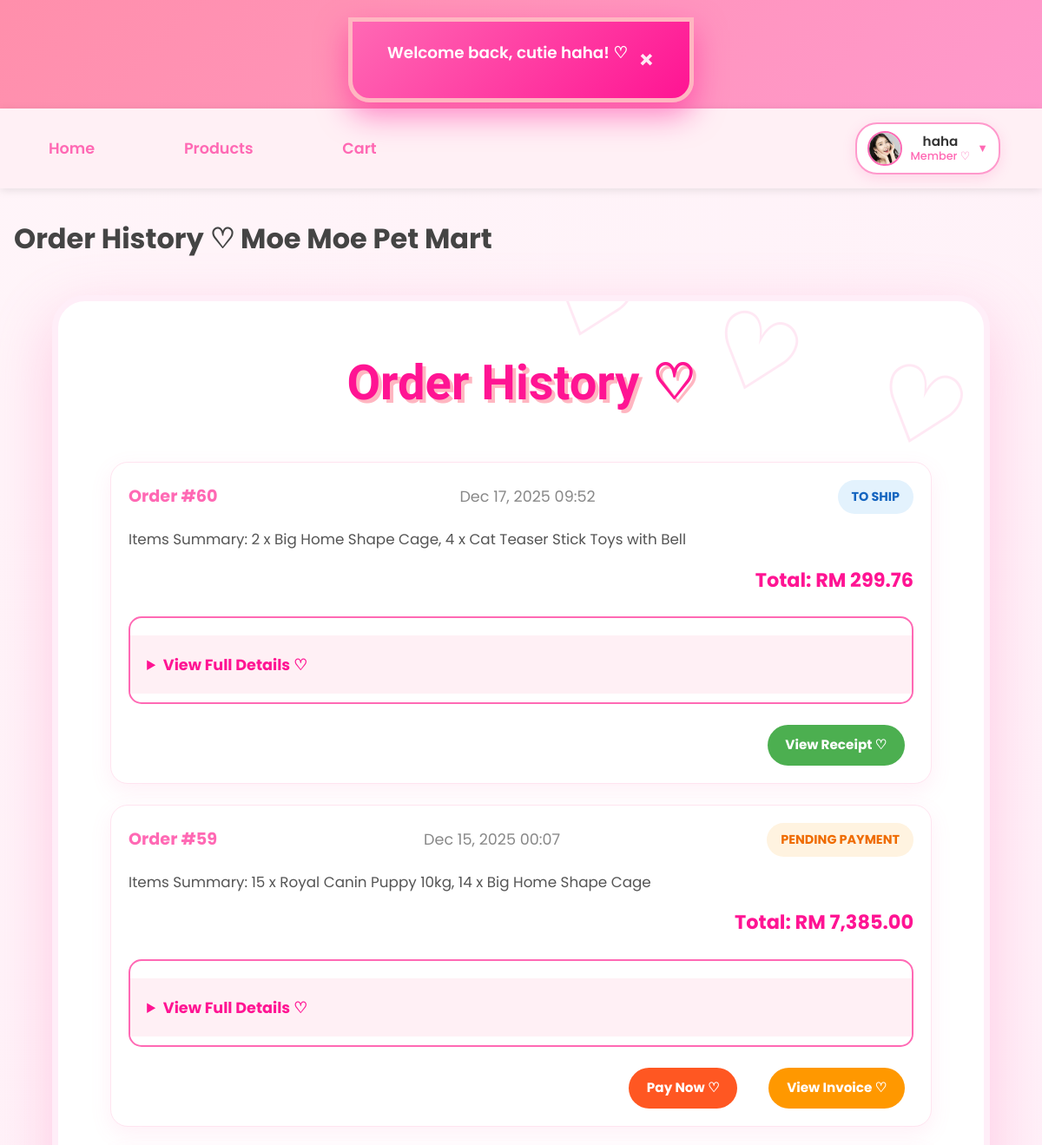
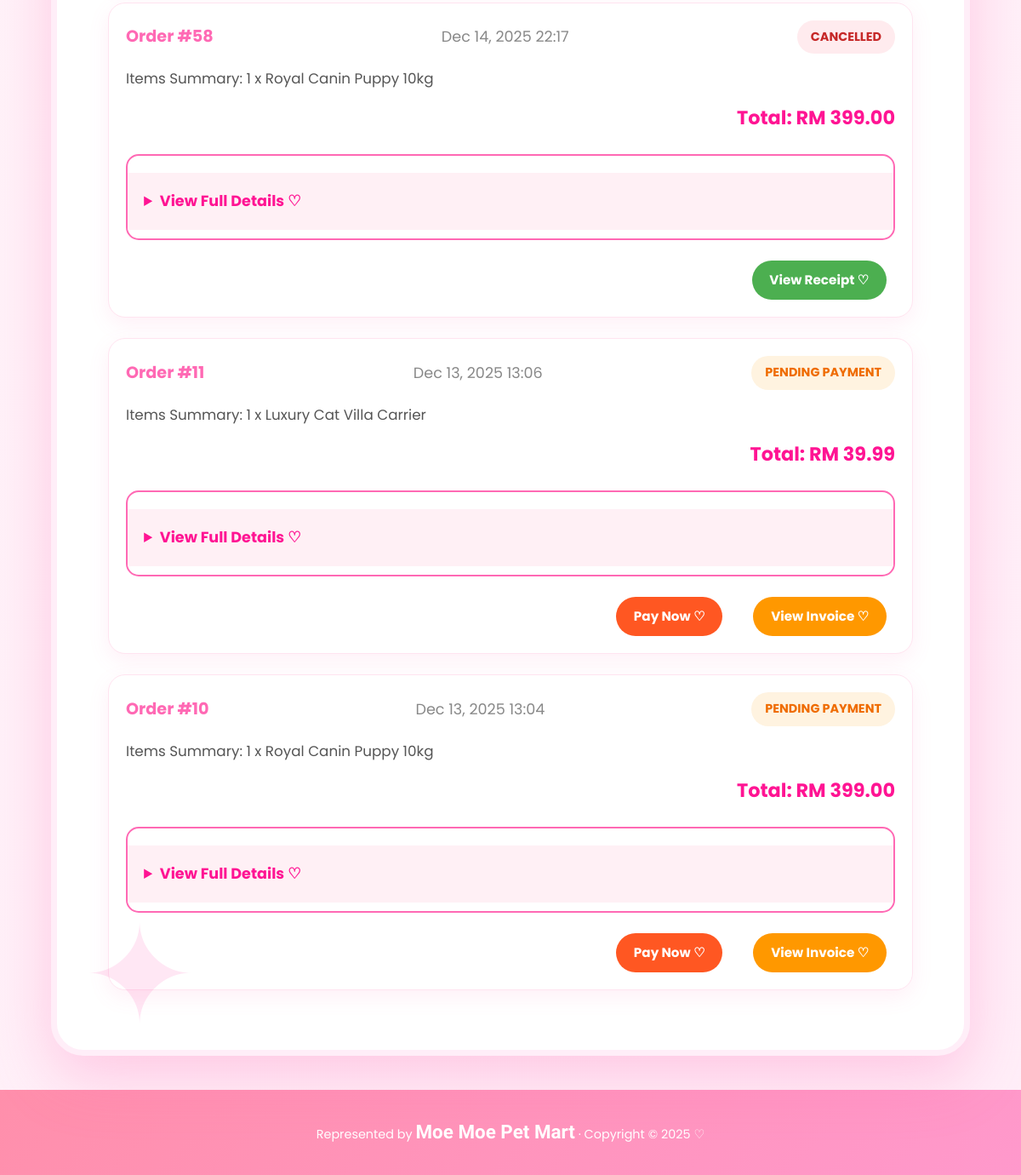
/member/order_history.php (signed in), run on the app's committed database (2 pictures, top to bottom).
### tables this page shows
CREATE TABLE `users` (
  `id` int(11) NOT NULL,
  `username` varchar(50) NOT NULL,
  `email` varchar(100) NOT NULL,
  `phone` varchar(20) NOT NULL,
  `home_address` varchar(255) NOT NULL,
  `password` varchar(255) NOT NULL,
  `role` enum('member','admin') NOT NULL DEFAULT 'member',
  `created_at` datetime DEFAULT current_timestamp(),
  `profile_pic` varchar(255) DEFAULT NULL,
  `locked` tinyint(1) DEFAULT 0,
  `lock_reason` varchar(255) DEFAULT NULL,
  `locked_at` datetime DEFAULT NULL
);

CREATE TABLE `orders` (
  `order_id` int(11) NOT NULL,
  `user_id` int(11) NOT NULL,
  `total_amount` decimal(10,2) NOT NULL,
  `payment_method` varchar(50) DEFAULT NULL,
  `card_last4` varchar(4) DEFAULT NULL,
  `qr_code` text DEFAULT NULL,
  `qr_generated_at` datetime DEFAULT NULL,
  `order_date` datetime NOT NULL DEFAULT current_timestamp(),
  `order_status` varchar(50) DEFAULT 'Pending Payment',
  `status` enum('Pending Payment','To Ship','Shipped','Completed','Cancelled','Return/Refund') NOT NULL DEFAULT 'Pending Payment'
);

### _base.php (called while the page is built, shortened)
<?php
function temp($key, $value = null) {
    if ($value !== null) {
        $_SESSION["temp_$key"] = $value;
    }
    else {
        $value = $_SESSION["temp_$key"] ?? null;
        return $value;
    }
}
function is_login() {
    return isset($_SESSION['user']) && !empty($_SESSION['user']);
}
function username() {
    return $_SESSION['user'] ?? null;
}
function user_role() {
    return $_SESSION['role'] ?? null;
}
function current_user() {
    global $_db;
    $stm = $_db->prepare("SELECT * FROM users WHERE username = ?");
    $stm->execute([username()]);
    return $stm->fetch();
}
function encode($value) {
    return htmlentities($value);
}
?>

### member/order_history.php (the view, shortened to what this page needs)
<?php
require '../_base.php';
$_title = 'Order History ♡ Moe Moe Pet Mart';
include '../_head.php';
$user = current_user();
$sql = "SELECT o.*, GROUP_CONCAT(CONCAT(oi.quantity, ' x ', p.product_name) SEPARATOR ', ') AS items_summary
        FROM orders o
        LEFT JOIN order_items oi ON o.order_id = oi.order_id
        LEFT JOIN product p ON oi.product_id = p.product_id
        WHERE o.user_id = ?
        GROUP BY o.order_id
        ORDER BY o.order_date DESC";
$stm = $_db->prepare($sql);
$stm->execute([$user->id]);
$orders = $stm->fetchAll();
?>
<div class="container">
    <h2>Order History ♡</h2>
    <?php if (empty($orders)): ?>
        <div class="empty-purchases">
            <img src="/images/empty-cart.png" alt="No history" style="width: 200px; opacity: 0.8;">
            <p>No order history yet~ Start shopping! ♡</p>
            <a href="products.php" class="btn btn-primary">Shop Now ♡</a>
        </div>
    <?php else: ?>
        <div class="purchase-list">
            <?php foreach ($orders as $order): ?>
                <div class="purchase-card">
                    <div class="order-header">
                        <span class="order-id">Order #<?= $order->order_id ?></span>
                        <span class="order-date"><?= date('M d, Y H:i', strtotime($order->order_date)) ?></span>
                        <span class="order-status <?= strtolower(str_replace(' ', '-', $order->order_status)) ?>">
                            <?= $order->order_status ?>
                        </span>
                    </div>
                    <div class="order-items">
                        <p>Items Summary: <?= encode($order->items_summary ?? 'No items') ?></p>
                    </div>
                    <div class="order-total">
                        Total: RM <?= number_format($order->total_amount, 2) ?>
                    </div>
                    <details class="order-details">
                        <summary>View Full Details ♡</summary>
                    </details>
                    <div class="order-actions">
                        <?php if ($order->order_status === 'Pending Payment'): ?>
                            <a href="payment.php?id=<?= $order->order_id ?>" class="btn btn-pay">Pay Now ♡</a>
                            <a href="invoice.php?id=<?= $order->order_id ?>" class="btn btn-invoice">View Invoice ♡</a>
                        <?php endif; ?>
                        <?php if ($order->order_status !== 'Pending Payment'): ?>
                            <a href="receipt.php?id=<?= $order->order_id ?>" class="btn btn-receipt">View Receipt ♡</a>
                        <?php endif; ?>
                    </div>
                </div>
            <?php endforeach; ?>
        </div>
    <?php endif; ?>
</div>
<?php include '../_foot.php'; ?>

### _head.php (shortened to what this page needs)
<?php
    require_once '_base.php';
?>
<!DOCTYPE html>
<html lang="en">
<head>
    <link rel="stylesheet" href="/css/app.css">
    <link rel="stylesheet" href="https://unpkg.com/dropzone@5/dist/min/dropzone.min.css">
</head>
<body data-flash="<?= encode(temp('info')) ?>">
    <div id="moe-flash"></div>
    <header>
        <h1><a href="/">MoeMoepet Mart</a></h1>
    </header>
    <nav>
    <div class="nav-left">
    <a href="/">Home</a>
    <a href="/member/products.php">Products</a>
    <a href="/member/cart.php" class="cart-link">
        Cart
    </a>
    </div>
    <div class="nav-right">
        <?php if (is_login()):
            $user = current_user();
            $displayName = encode(username());
            $roleText    = user_role() === 'admin' ? 'Admin ♛' : 'Member ♡';
            $avatar = !empty($user->profile_pic) ? '/' . $user->profile_pic : '/images/default-avatar.png';
        ?>
            <div class="user-menu">
                <div class="user-info" tabindex="0">
                    <img src="<?= $avatar ?>" alt="<?= $displayName ?>" class="user-avatar">
                    <div class="user-details">
                        <div class="user-name"><?= $displayName ?></div>
                        <div class="user-role"><?= $roleText ?></div>
                    </div>
                    <span class="dropdown-arrow">▼</span>
                </div>
            </div>
        <?php else: ?>
            <a href="/login.php" class="btn-login">Login</a>
        <?php endif; ?>
    </div>
</nav>
    <main>
        <h1><?= $_title ?? 'Untitled' ?></h1>

### data on the page
users: profile_pic (picture)
orders: order_id "60", order_date "Dec 17, 2025 09:52", order_status "TO SHIP", items_summary "2 x Big Home Shape Cage, 4 x Cat Teaser Stick Toys with Bell", total_amount "299.76"
orders: order_id "59", order_date "Dec 15, 2025 00:07", order_status "PENDING PAYMENT", items_summary "15 x Royal Canin Puppy 10kg, 14 x Big Home Shape Cage", total_amount "7,385.00"
orders: order_id "58", order_date "Dec 14, 2025 22:17", order_status "CANCELLED", items_summary "1 x Royal Canin Puppy 10kg", total_amount "399.00"
orders: order_id "11", order_date "Dec 13, 2025 13:06", order_status "PENDING PAYMENT", items_summary "1 x Luxury Cat Villa Carrier", total_amount "39.99"
orders: order_id "10", order_date "Dec 13, 2025 13:04", order_status "PENDING PAYMENT", items_summary "1 x Royal Canin Puppy 10kg", total_amount "399.00"

### other printed values
$displayName "haha"
$roleText "Member ♡"
$_title "Order History ♡ Moe Moe Pet Mart"
